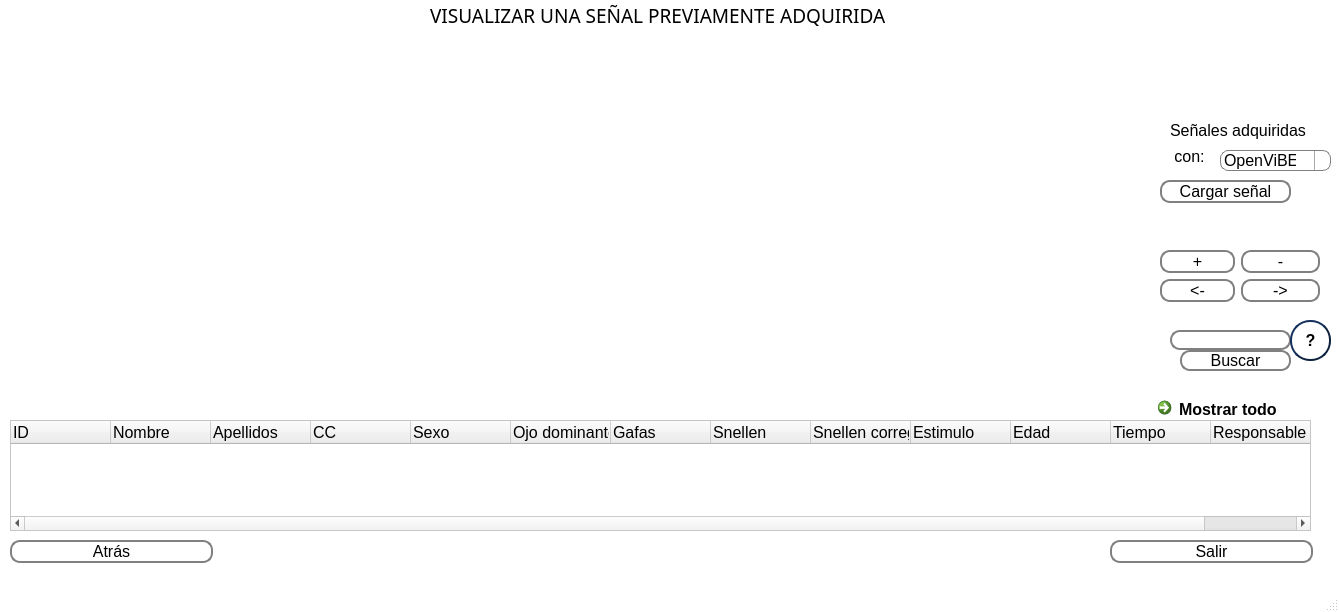
<?xml version="1.0" encoding="UTF-8"?>
<ui version="4.0">
 <class>MainWindow</class>
 <widget class="QMainWindow" name="MainWindow">
  <property name="geometry">
   <rect>
    <x>0</x>
    <y>0</y>
    <width>1339</width>
    <height>612</height>
   </rect>
  </property>
  <property name="palette">
   <palette>
    <active>
     <colorrole role="Base">
      <brush brushstyle="SolidPattern">
       <color alpha="255">
        <red>255</red>
        <green>255</green>
        <blue>255</blue>
       </color>
      </brush>
     </colorrole>
     <colorrole role="Window">
      <brush brushstyle="SolidPattern">
       <color alpha="255">
        <red>255</red>
        <green>255</green>
        <blue>255</blue>
       </color>
      </brush>
     </colorrole>
    </active>
    <inactive>
     <colorrole role="Base">
      <brush brushstyle="SolidPattern">
       <color alpha="255">
        <red>255</red>
        <green>255</green>
        <blue>255</blue>
       </color>
      </brush>
     </colorrole>
     <colorrole role="Window">
      <brush brushstyle="SolidPattern">
       <color alpha="255">
        <red>255</red>
        <green>255</green>
        <blue>255</blue>
       </color>
      </brush>
     </colorrole>
    </inactive>
    <disabled>
     <colorrole role="Base">
      <brush brushstyle="SolidPattern">
       <color alpha="255">
        <red>255</red>
        <green>255</green>
        <blue>255</blue>
       </color>
      </brush>
     </colorrole>
     <colorrole role="Window">
      <brush brushstyle="SolidPattern">
       <color alpha="255">
        <red>255</red>
        <green>255</green>
        <blue>255</blue>
       </color>
      </brush>
     </colorrole>
    </disabled>
   </palette>
  </property>
  <property name="windowTitle">
   <string>Señales EEG</string>
  </property>
  <widget class="QWidget" name="centralwidget">
   <widget class="QPushButton" name="btn_load">
    <property name="geometry">
     <rect>
      <x>1160</x>
      <y>180</y>
      <width>131</width>
      <height>23</height>
     </rect>
    </property>
    <property name="font">
     <font>
      <pointsize>12</pointsize>
     </font>
    </property>
    <property name="toolTip">
     <string>&lt;html&gt;&lt;head/&gt;&lt;body&gt;&lt;p&gt;Busque en el sistema la señal que sea visualizar.&lt;/p&gt;&lt;/body&gt;&lt;/html&gt;</string>
    </property>
    <property name="styleSheet">
     <string notr="true">QPushButton {
    border: 2px solid gray;
    border-radius: 10px;
    padding: 0 8px;
    background: rgb(255, 255, 255);
    selection-background-color: darkgray;
    }

QPushButton:hover {
    border: 2px solid gray;
    border-radius: 10px;
    padding: 0 8px;
    background: rgb(222, 222, 222);
    selection-background-color: darkgray;
    }

QPushButton:pressed {
    border: 2px solid gray;
    border-radius: 10px;
    padding: 0 8px;
    background:rgb(176, 176, 176);
    selection-background-color: darkgray;
    }
</string>
    </property>
    <property name="text">
     <string>Cargar señal</string>
    </property>
   </widget>
   <widget class="QLineEdit" name="line_search">
    <property name="geometry">
     <rect>
      <x>1170</x>
      <y>330</y>
      <width>121</width>
      <height>20</height>
     </rect>
    </property>
    <property name="toolTip">
     <string>&lt;html&gt;&lt;head/&gt;&lt;body&gt;&lt;p&gt;CC del sujeto&lt;/p&gt;&lt;/body&gt;&lt;/html&gt;</string>
    </property>
    <property name="styleSheet">
     <string notr="true">QLineEdit {
    border: 2px solid gray;
    border-radius: 10px;
    padding: 0 8px;
    background: rgb(255, 255, 255);
    selection-background-color: darkgray;
}
</string>
    </property>
   </widget>
   <widget class="QPushButton" name="btn_search">
    <property name="geometry">
     <rect>
      <x>1180</x>
      <y>350</y>
      <width>111</width>
      <height>21</height>
     </rect>
    </property>
    <property name="minimumSize">
     <size>
      <width>111</width>
      <height>21</height>
     </size>
    </property>
    <property name="maximumSize">
     <size>
      <width>111</width>
      <height>21</height>
     </size>
    </property>
    <property name="font">
     <font>
      <pointsize>12</pointsize>
     </font>
    </property>
    <property name="toolTip">
     <string>&lt;html&gt;&lt;head/&gt;&lt;body&gt;&lt;p&gt;Busque el sujeto de interes.&lt;/p&gt;&lt;/body&gt;&lt;/html&gt;</string>
    </property>
    <property name="styleSheet">
     <string notr="true">QPushButton {
    border: 2px solid gray;
    border-radius: 10px;
    padding: 0 8px;
    background: rgb(255, 255, 255);
    selection-background-color: darkgray;
    }

QPushButton:hover {
    border: 2px solid gray;
    border-radius: 10px;
    padding: 0 8px;
    background: rgb(222, 222, 222);
    selection-background-color: darkgray;
    }

QPushButton:pressed {
    border: 2px solid gray;
    border-radius: 10px;
    padding: 0 8px;
    background:rgb(176, 176, 176);
    selection-background-color: darkgray;
    }
</string>
    </property>
    <property name="text">
     <string>Buscar</string>
    </property>
   </widget>
   <widget class="QPushButton" name="back">
    <property name="geometry">
     <rect>
      <x>10</x>
      <y>540</y>
      <width>203</width>
      <height>23</height>
     </rect>
    </property>
    <property name="font">
     <font>
      <pointsize>12</pointsize>
     </font>
    </property>
    <property name="toolTip">
     <string>&lt;html&gt;&lt;head/&gt;&lt;body&gt;&lt;p&gt;Volver a la vista anterior.&lt;/p&gt;&lt;/body&gt;&lt;/html&gt;</string>
    </property>
    <property name="styleSheet">
     <string notr="true">QPushButton {
    border: 2px solid gray;
    border-radius: 10px;
    padding: 0 8px;
    background: rgb(255, 255, 255);
    selection-background-color: darkgray;
    }

QPushButton:hover {
    border: 2px solid gray;
    border-radius: 10px;
    padding: 0 8px;
    background: rgb(222, 222, 222);
    selection-background-color: darkgray;
    }

QPushButton:pressed {
    border: 2px solid gray;
    border-radius: 10px;
    padding: 0 8px;
    background:rgb(176, 176, 176);
    selection-background-color: darkgray;
    }
</string>
    </property>
    <property name="text">
     <string>Atrás</string>
    </property>
    <property name="autoDefault">
     <bool>false</bool>
    </property>
   </widget>
   <widget class="QWidget" name="campo_grafico" native="true">
    <property name="geometry">
     <rect>
      <x>10</x>
      <y>30</y>
      <width>1141</width>
      <height>391</height>
     </rect>
    </property>
   </widget>
   <widget class="QTreeWidget" name="table">
    <property name="geometry">
     <rect>
      <x>10</x>
      <y>420</y>
      <width>1301</width>
      <height>111</height>
     </rect>
    </property>
    <property name="font">
     <font>
      <pointsize>12</pointsize>
     </font>
    </property>
    <column>
     <property name="text">
      <string>ID</string>
     </property>
    </column>
    <column>
     <property name="text">
      <string>Nombre</string>
     </property>
    </column>
    <column>
     <property name="text">
      <string>Apellidos</string>
     </property>
    </column>
    <column>
     <property name="text">
      <string>CC</string>
     </property>
    </column>
    <column>
     <property name="text">
      <string>Sexo</string>
     </property>
    </column>
    <column>
     <property name="text">
      <string>Ojo dominante</string>
     </property>
    </column>
    <column>
     <property name="text">
      <string>Gafas</string>
     </property>
    </column>
    <column>
     <property name="text">
      <string>Snellen</string>
     </property>
    </column>
    <column>
     <property name="text">
      <string>Snellen corregido</string>
     </property>
    </column>
    <column>
     <property name="text">
      <string>Estimulo</string>
     </property>
    </column>
    <column>
     <property name="text">
      <string>Edad</string>
     </property>
    </column>
    <column>
     <property name="text">
      <string>Tiempo</string>
     </property>
    </column>
    <column>
     <property name="text">
      <string>Responsable</string>
     </property>
    </column>
    <column>
     <property name="text">
      <string>Ubicación</string>
     </property>
    </column>
   </widget>
   <widget class="QLabel" name="logo">
    <property name="geometry">
     <rect>
      <x>1170</x>
      <y>0</y>
      <width>171</width>
      <height>111</height>
     </rect>
    </property>
    <property name="text">
     <string/>
    </property>
   </widget>
   <widget class="QCommandLinkButton" name="btn_show">
    <property name="geometry">
     <rect>
      <x>1150</x>
      <y>390</y>
      <width>161</width>
      <height>31</height>
     </rect>
    </property>
    <property name="font">
     <font>
      <family>Segoe UI</family>
      <pointsize>12</pointsize>
     </font>
    </property>
    <property name="toolTip">
     <string>&lt;html&gt;&lt;head/&gt;&lt;body&gt;&lt;p&gt;Mostrar todos los sujetos en la base de datos.&lt;/p&gt;&lt;/body&gt;&lt;/html&gt;</string>
    </property>
    <property name="text">
     <string>Mostrar todo</string>
    </property>
   </widget>
   <widget class="QPushButton" name="btn_leave">
    <property name="geometry">
     <rect>
      <x>1110</x>
      <y>540</y>
      <width>203</width>
      <height>23</height>
     </rect>
    </property>
    <property name="font">
     <font>
      <pointsize>12</pointsize>
     </font>
    </property>
    <property name="toolTip">
     <string>&lt;html&gt;&lt;head/&gt;&lt;body&gt;&lt;p&gt;Salir dle programa.&lt;/p&gt;&lt;/body&gt;&lt;/html&gt;</string>
    </property>
    <property name="styleSheet">
     <string notr="true">QPushButton {
    border: 2px solid gray;
    border-radius: 10px;
    padding: 0 8px;
    background: rgb(255, 255, 255);
    selection-background-color: darkgray;
    }

QPushButton:hover {
    border: 2px solid gray;
    border-radius: 10px;
    padding: 0 8px;
    background: rgb(222, 222, 222);
    selection-background-color: darkgray;
    }

QPushButton:pressed {
    border: 2px solid gray;
    border-radius: 10px;
    padding: 0 8px;
    background:rgb(176, 176, 176);
    selection-background-color: darkgray;
    }
</string>
    </property>
    <property name="text">
     <string>Salir</string>
    </property>
   </widget>
   <widget class="QComboBox" name="type">
    <property name="geometry">
     <rect>
      <x>1220</x>
      <y>150</y>
      <width>111</width>
      <height>21</height>
     </rect>
    </property>
    <property name="font">
     <font>
      <pointsize>12</pointsize>
     </font>
    </property>
    <property name="toolTip">
     <string>&lt;html&gt;&lt;head/&gt;&lt;body&gt;&lt;p&gt;Elija con que software se adquirio la señal que desea visualizar.&lt;/p&gt;&lt;/body&gt;&lt;/html&gt;</string>
    </property>
    <property name="styleSheet">
     <string notr="true">QComboBox {
    border: 1px solid gray;
    border-radius: 8px;
    padding: 1px 18px 1px 3px;
    min-width: 6em;
}

QComboBox:editable {
    background: white;
}

QComboBox:!editable, QComboBox::drop-down:editable {
     background: qlineargradient(x1: 0, y1: 0, x2: 0, y2: 1,
                                 stop: 0 #E1E1E1, stop: 0.4 #DDDDDD,
                                 stop: 0.5 #D8D8D8, stop: 1.0 #D3D3D3);
}

/* QComboBox gets the &quot;on&quot; state when the popup is open */
QComboBox:!editable:on, QComboBox::drop-down:editable:on {
    background: qlineargradient(x1: 0, y1: 0, x2: 0, y2: 1,
                                stop: 0 #D3D3D3, stop: 0.4 #D8D8D8,
                                stop: 0.5 #DDDDDD, stop: 1.0 #E1E1E1);
}

QComboBox:on { /* shift the text when the popup opens */
    padding-top: 3px;
    padding-left: 4px;
}

QComboBox::drop-down {
    subcontrol-origin: padding;
    subcontrol-position: top right;
    width: 15px;

    border-left-width: 1px;
    border-left-color: darkgray;
    border-left-style: solid;
    border-top-right-radius: 3px; 
    border-bottom-right-radius: 3px;
}


QComboBox::down-arrow:on { /* shift the arrow when popup is open */
    top: 1px;
    left: 1px;
}

QComboBox QAbstractItemView {
    border: 2px solid  darkgray;
    selection-background-color: rgb(126, 126, 126);
}


</string>
    </property>
    <item>
     <property name="text">
      <string>OpenViBE</string>
     </property>
    </item>
    <item>
     <property name="text">
      <string>ViAT</string>
     </property>
    </item>
   </widget>
   <widget class="QWidget" name="formLayoutWidget">
    <property name="geometry">
     <rect>
      <x>1160</x>
      <y>250</y>
      <width>160</width>
      <height>61</height>
     </rect>
    </property>
    <layout class="QFormLayout" name="formLayout">
     <item row="0" column="0">
      <widget class="QPushButton" name="btn_increase">
       <property name="minimumSize">
        <size>
         <width>75</width>
         <height>23</height>
        </size>
       </property>
       <property name="font">
        <font>
         <pointsize>12</pointsize>
        </font>
       </property>
       <property name="toolTip">
        <string>&lt;html&gt;&lt;head/&gt;&lt;body&gt;&lt;p&gt;Aumenta +2&lt;/p&gt;&lt;/body&gt;&lt;/html&gt;</string>
       </property>
       <property name="styleSheet">
        <string notr="true">QPushButton {
    border: 2px solid gray;
    border-radius: 10px;
    padding: 0 8px;
    background: rgb(255, 255, 255);
    selection-background-color: darkgray;
    }

QPushButton:hover {
    border: 2px solid gray;
    border-radius: 10px;
    padding: 0 8px;
    background: rgb(222, 222, 222);
    selection-background-color: darkgray;
    }

QPushButton:pressed {
    border: 2px solid gray;
    border-radius: 10px;
    padding: 0 8px;
    background:rgb(176, 176, 176);
    selection-background-color: darkgray;
    }
</string>
       </property>
       <property name="text">
        <string>+</string>
       </property>
      </widget>
     </item>
     <item row="0" column="1">
      <widget class="QPushButton" name="btn_decrease">
       <property name="font">
        <font>
         <pointsize>12</pointsize>
        </font>
       </property>
       <property name="toolTip">
        <string>&lt;html&gt;&lt;head/&gt;&lt;body&gt;&lt;p&gt;Disminuye -0.5&lt;/p&gt;&lt;/body&gt;&lt;/html&gt;</string>
       </property>
       <property name="styleSheet">
        <string notr="true">QPushButton {
    border: 2px solid gray;
    border-radius: 10px;
    padding: 0 8px;
    background: rgb(255, 255, 255);
    selection-background-color: darkgray;
    }

QPushButton:hover {
    border: 2px solid gray;
    border-radius: 10px;
    padding: 0 8px;
    background: rgb(222, 222, 222);
    selection-background-color: darkgray;
    }

QPushButton:pressed {
    border: 2px solid gray;
    border-radius: 10px;
    padding: 0 8px;
    background:rgb(176, 176, 176);
    selection-background-color: darkgray;
    }
</string>
       </property>
       <property name="text">
        <string>-</string>
       </property>
      </widget>
     </item>
     <item row="1" column="0">
      <widget class="QPushButton" name="btn_behind">
       <property name="minimumSize">
        <size>
         <width>75</width>
         <height>23</height>
        </size>
       </property>
       <property name="font">
        <font>
         <pointsize>12</pointsize>
        </font>
       </property>
       <property name="toolTip">
        <string>&lt;html&gt;&lt;head/&gt;&lt;body&gt;&lt;p&gt;Tiempo -2000 puntos&lt;/p&gt;&lt;/body&gt;&lt;/html&gt;</string>
       </property>
       <property name="styleSheet">
        <string notr="true">QPushButton {
    border: 2px solid gray;
    border-radius: 10px;
    padding: 0 8px;
    background: rgb(255, 255, 255);
    selection-background-color: darkgray;
    }

QPushButton:hover {
    border: 2px solid gray;
    border-radius: 10px;
    padding: 0 8px;
    background: rgb(222, 222, 222);
    selection-background-color: darkgray;
    }

QPushButton:pressed {
    border: 2px solid gray;
    border-radius: 10px;
    padding: 0 8px;
    background:rgb(176, 176, 176);
    selection-background-color: darkgray;
    }
</string>
       </property>
       <property name="text">
        <string>&lt;-</string>
       </property>
      </widget>
     </item>
     <item row="1" column="1">
      <widget class="QPushButton" name="btn_ahead">
       <property name="minimumSize">
        <size>
         <width>75</width>
         <height>23</height>
        </size>
       </property>
       <property name="font">
        <font>
         <pointsize>12</pointsize>
        </font>
       </property>
       <property name="toolTip">
        <string>&lt;html&gt;&lt;head/&gt;&lt;body&gt;&lt;p&gt;Tiempo +2000 puntos&lt;/p&gt;&lt;/body&gt;&lt;/html&gt;</string>
       </property>
       <property name="styleSheet">
        <string notr="true">QPushButton {
    border: 2px solid gray;
    border-radius: 10px;
    padding: 0 8px;
    background: rgb(255, 255, 255);
    selection-background-color: darkgray;
    }

QPushButton:hover {
    border: 2px solid gray;
    border-radius: 10px;
    padding: 0 8px;
    background: rgb(222, 222, 222);
    selection-background-color: darkgray;
    }

QPushButton:pressed {
    border: 2px solid gray;
    border-radius: 10px;
    padding: 0 8px;
    background:rgb(176, 176, 176);
    selection-background-color: darkgray;
    }
</string>
       </property>
       <property name="text">
        <string>-&gt;</string>
       </property>
      </widget>
     </item>
    </layout>
   </widget>
   <widget class="QLabel" name="label">
    <property name="geometry">
     <rect>
      <x>1170</x>
      <y>120</y>
      <width>151</width>
      <height>20</height>
     </rect>
    </property>
    <property name="font">
     <font>
      <pointsize>12</pointsize>
     </font>
    </property>
    <property name="text">
     <string>Señales adquiridas</string>
    </property>
   </widget>
   <widget class="QLabel" name="label_2">
    <property name="geometry">
     <rect>
      <x>1170</x>
      <y>150</y>
      <width>47</width>
      <height>13</height>
     </rect>
    </property>
    <property name="font">
     <font>
      <pointsize>12</pointsize>
     </font>
    </property>
    <property name="text">
     <string> con:</string>
    </property>
   </widget>
   <widget class="QPushButton" name="infoAdquisition">
    <property name="geometry">
     <rect>
      <x>1290</x>
      <y>320</y>
      <width>41</width>
      <height>41</height>
     </rect>
    </property>
    <property name="font">
     <font>
      <family>MS Shell Dlg 2</family>
      <pointsize>12</pointsize>
      <weight>75</weight>
      <bold>true</bold>
     </font>
    </property>
    <property name="toolTip">
     <string>&lt;html&gt;&lt;head/&gt;&lt;body&gt;&lt;p&gt;&lt;span style=&quot; font-weight:400;&quot;&gt;Presione para obtener más información&lt;/span&gt;&lt;/p&gt;&lt;/body&gt;&lt;/html&gt;</string>
    </property>
    <property name="styleSheet">
     <string notr="true">QPushButton {
    color: rgb(0, 0, 0);
    border: 2px solid #0e213e;
    border-radius: 20px;
    border-style: outset;
    background: qradialgradient(
        cx: 0.3, cy: -0.4, fx: 0.3, fy: -0.4,
        radius: 1.35, stop: 0 #fff, stop: 1 #1c437d
        );
    padding: 5px;
    }

QPushButton:hover {
    background: qradialgradient(
        cx: 0.3, cy: -0.4, fx: 0.3, fy: -0.4,
        radius: 1.35, stop: 0 #fff, stop: 1 #6587ba
        );
    }

QPushButton:pressed {
    border-style: inset;
    background: qradialgradient(
        cx: 0.4, cy: -0.1, fx: 0.4, fy: -0.1,
        radius: 1.35, stop: 0 #fff, stop: 1 #15325e
        );
    }</string>
    </property>
    <property name="text">
     <string>?</string>
    </property>
   </widget>
   <widget class="QLabel" name="clinicHistory">
    <property name="geometry">
     <rect>
      <x>430</x>
      <y>-10</y>
      <width>561</width>
      <height>51</height>
     </rect>
    </property>
    <property name="font">
     <font>
      <family>Book Antiqua</family>
      <pointsize>14</pointsize>
      <weight>50</weight>
      <bold>false</bold>
     </font>
    </property>
    <property name="text">
     <string>VISUALIZAR UNA SEÑAL PREVIAMENTE ADQUIRIDA</string>
    </property>
    <property name="textFormat">
     <enum>Qt::RichText</enum>
    </property>
    <property name="wordWrap">
     <bool>true</bool>
    </property>
   </widget>
  </widget>
  <widget class="QMenuBar" name="menubar">
   <property name="geometry">
    <rect>
     <x>0</x>
     <y>0</y>
     <width>1339</width>
     <height>21</height>
    </rect>
   </property>
  </widget>
  <widget class="QStatusBar" name="statusbar"/>
 </widget>
 <resources/>
 <connections/>
</ui>
